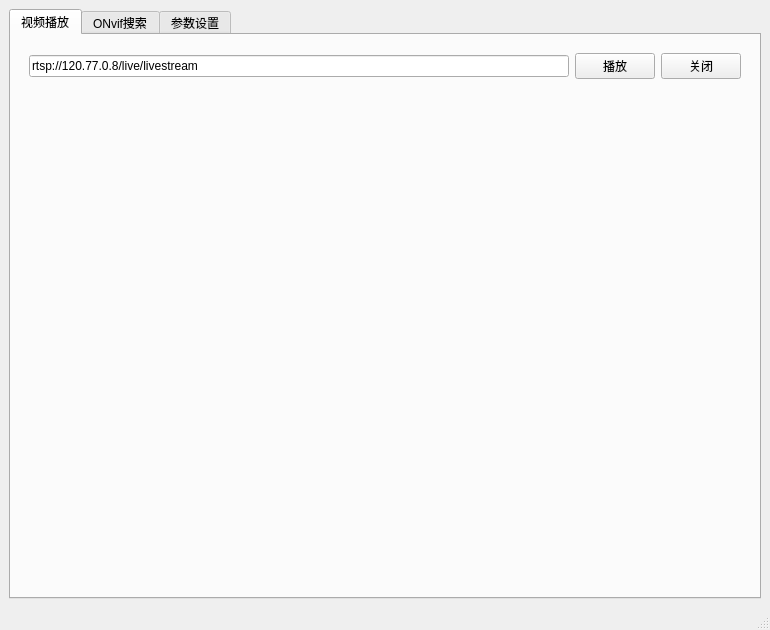
<?xml version="1.0" encoding="UTF-8"?>
<ui version="4.0">
 <class>MyMainWindow</class>
 <widget class="QMainWindow" name="MyMainWindow">
  <property name="geometry">
   <rect>
    <x>0</x>
    <y>0</y>
    <width>770</width>
    <height>630</height>
   </rect>
  </property>
  <property name="windowTitle">
   <string>StreamPlayer</string>
  </property>
  <widget class="QWidget" name="centralwidget">
   <layout class="QHBoxLayout" name="horizontalLayout_8">
    <item>
     <widget class="QTabWidget" name="tabWidget">
      <property name="currentIndex">
       <number>0</number>
      </property>
      <widget class="QWidget" name="tab">
       <attribute name="title">
        <string>视频播放</string>
       </attribute>
       <layout class="QVBoxLayout" name="verticalLayout_2">
        <item>
         <widget class="QWidget" name="widget" native="true">
          <property name="sizePolicy">
           <sizepolicy hsizetype="Preferred" vsizetype="Maximum">
            <horstretch>0</horstretch>
            <verstretch>0</verstretch>
           </sizepolicy>
          </property>
          <layout class="QHBoxLayout" name="horizontalLayout">
           <item>
            <widget class="QLineEdit" name="urlLine">
             <property name="text">
              <string>rtsp://120.77.0.8/live/livestream</string>
             </property>
            </widget>
           </item>
           <item>
            <widget class="QPushButton" name="openButton">
             <property name="text">
              <string>播放</string>
             </property>
            </widget>
           </item>
           <item>
            <widget class="QPushButton" name="closeButton">
             <property name="text">
              <string>关闭</string>
             </property>
            </widget>
           </item>
          </layout>
         </widget>
        </item>
        <item>
         <widget class="QWidget" name="widget_2" native="true">
          <layout class="QGridLayout" name="gridLayout_2">
           <property name="leftMargin">
            <number>0</number>
           </property>
           <property name="topMargin">
            <number>0</number>
           </property>
           <property name="rightMargin">
            <number>0</number>
           </property>
           <property name="bottomMargin">
            <number>0</number>
           </property>
           <property name="spacing">
            <number>0</number>
           </property>
           <item row="0" column="0">
            <widget class="QWidget" name="openGLWidget" native="true"/>
           </item>
          </layout>
         </widget>
        </item>
       </layout>
      </widget>
      <widget class="QWidget" name="onvif_search">
       <attribute name="title">
        <string>ONvif搜索</string>
       </attribute>
       <layout class="QVBoxLayout" name="verticalLayout_3">
        <item>
         <widget class="QWidget" name="widget_3" native="true">
          <layout class="QHBoxLayout" name="horizontalLayout_2">
           <item>
            <widget class="QLabel" name="timeoutLabel">
             <property name="text">
              <string>TextLabel</string>
             </property>
            </widget>
           </item>
           <item>
            <widget class="QSpinBox" name="timeoutSpinBox"/>
           </item>
           <item>
            <spacer name="horizontalSpacer">
             <property name="orientation">
              <enum>Qt::Horizontal</enum>
             </property>
             <property name="sizeHint" stdset="0">
              <size>
               <width>362</width>
               <height>20</height>
              </size>
             </property>
            </spacer>
           </item>
           <item>
            <widget class="QPushButton" name="searchButton">
             <property name="text">
              <string>开始搜索</string>
             </property>
            </widget>
           </item>
           <item>
            <widget class="QPushButton" name="stopSearchButton">
             <property name="text">
              <string>停止搜索</string>
             </property>
            </widget>
           </item>
           <item>
            <widget class="QPushButton" name="clearButton">
             <property name="text">
              <string>清空列表</string>
             </property>
            </widget>
           </item>
          </layout>
         </widget>
        </item>
        <item>
         <widget class="QWidget" name="widget_4" native="true">
          <layout class="QHBoxLayout" name="horizontalLayout_4">
           <item>
            <widget class="QLabel" name="statusLabel">
             <property name="text">
              <string>TextLabel</string>
             </property>
            </widget>
           </item>
          </layout>
         </widget>
        </item>
        <item>
         <widget class="QTableView" name="deviceTableView"/>
        </item>
        <item>
         <widget class="QWidget" name="widget_5" native="true">
          <layout class="QHBoxLayout" name="horizontalLayout_3">
           <item>
            <widget class="QPushButton" name="useDeviceButton">
             <property name="text">
              <string>使用该设备</string>
             </property>
            </widget>
           </item>
           <item>
            <widget class="QPushButton" name="refreshButton">
             <property name="text">
              <string>刷新</string>
             </property>
            </widget>
           </item>
           <item>
            <spacer name="horizontalSpacer_2">
             <property name="orientation">
              <enum>Qt::Horizontal</enum>
             </property>
             <property name="sizeHint" stdset="0">
              <size>
               <width>479</width>
               <height>20</height>
              </size>
             </property>
            </spacer>
           </item>
           <item>
            <widget class="QLabel" name="deviceCountLabel">
             <property name="text">
              <string>设备数量：</string>
             </property>
            </widget>
           </item>
          </layout>
         </widget>
        </item>
       </layout>
      </widget>
      <widget class="QWidget" name="config">
       <attribute name="title">
        <string>参数设置</string>
       </attribute>
       <widget class="QWidget" name="widget_8" native="true">
        <property name="geometry">
         <rect>
          <x>50</x>
          <y>30</y>
          <width>202</width>
          <height>92</height>
         </rect>
        </property>
        <layout class="QVBoxLayout" name="verticalLayout">
         <item>
          <widget class="QWidget" name="widget_6" native="true">
           <layout class="QHBoxLayout" name="horizontalLayout_5">
            <item>
             <widget class="QLabel" name="label">
              <property name="text">
               <string>解码：</string>
              </property>
             </widget>
            </item>
            <item>
             <widget class="QRadioButton" name="radioButton">
              <property name="text">
               <string>CPU</string>
              </property>
             </widget>
            </item>
            <item>
             <widget class="QRadioButton" name="radioButton_2">
              <property name="text">
               <string>GPU</string>
              </property>
             </widget>
            </item>
           </layout>
          </widget>
         </item>
         <item>
          <widget class="QWidget" name="widget_9" native="true">
           <layout class="QHBoxLayout" name="horizontalLayout_7">
            <item>
             <widget class="QLabel" name="label_3">
              <property name="text">
               <string>解码器：</string>
              </property>
             </widget>
            </item>
            <item>
             <widget class="QRadioButton" name="radioButton_4">
              <property name="text">
               <string>H264</string>
              </property>
             </widget>
            </item>
            <item>
             <widget class="QRadioButton" name="radioButton_5">
              <property name="text">
               <string>H265</string>
              </property>
             </widget>
            </item>
           </layout>
          </widget>
         </item>
        </layout>
       </widget>
      </widget>
     </widget>
    </item>
   </layout>
  </widget>
  <widget class="QStatusBar" name="statusbar"/>
 </widget>
 <resources/>
 <connections/>
</ui>
